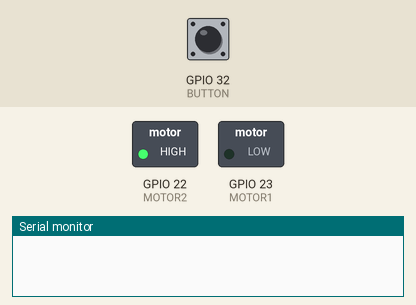
Simulated run of this sketch. Board: ESP32. Shown: switched loads named in the sketch (green lamp = pin HIGH), the last lines printed to the serial monitor. The test bench sets the inputs (shaded band); at power-on: GPIO 32 (BUTTON) HIGH.

Above: at 1.2 s.
1.3 s: GPIO 32 (BUTTON) pulled LOW for 0.15 s
At 3.1 s:
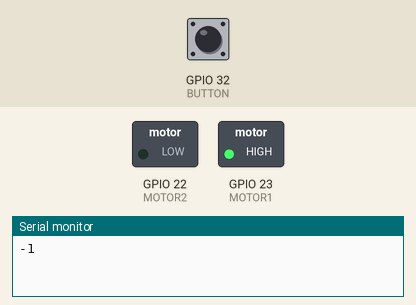
3.8 s: GPIO 32 (BUTTON) pulled LOW for 1 s
At 4.2 s:
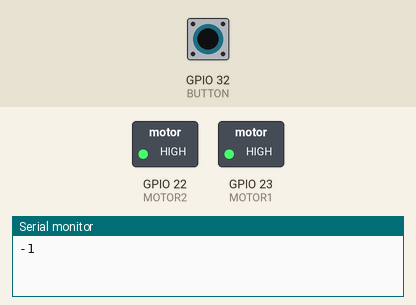
6.3 s: GPIO 32 (BUTTON) pulled LOW for 3.2 s
At 11.6 s:
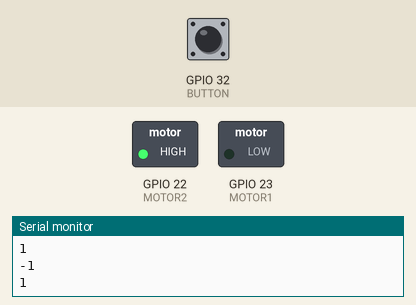
Timing chart, 0 to 13.1 s (numbered marks = the images above; inputs shaded):
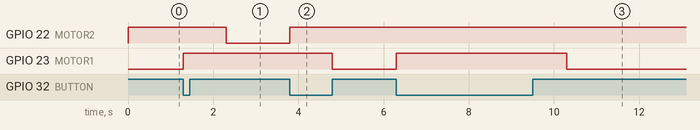

The sketch:

MOTOR.ino
```cpp
#define MOTOR1  23
#define MOTOR2  22
#define BUTTON  32
int j = 1;

void setup() {
  pinMode(BUTTON, INPUT_PULLUP); // set arduino pin to input mode
  pinMode(MOTOR1, OUTPUT);  // set arduino pin to output mode
  pinMode(MOTOR2, OUTPUT); // set arduino pin to output mode
  Serial.begin(9600);
}

void loop() {
     if(digitalRead(BUTTON)==LOW) {
    digitalWrite(MOTOR1, HIGH);
    digitalWrite(MOTOR2, HIGH);
    j = j*(-1);
    delay(1000);
    Serial.println(j);
  }else{
    if(j == 1){cw();}
    if(j == -1){ccw();}
  }
}

void cw(){
  digitalWrite(MOTOR1, LOW);
  digitalWrite(MOTOR2, HIGH);
}

void ccw(){
  digitalWrite(MOTOR1, HIGH);
  digitalWrite(MOTOR2, LOW);
}
```

Measured:
- after the input at 1.3 s, GPIO 22 (MOTOR2): HIGH → LOW after 1.0 s; GPIO 23 (MOTOR1): LOW → HIGH at once
- after the input at 3.8 s, GPIO 22 (MOTOR2): LOW → HIGH at once; GPIO 23 (MOTOR1): HIGH → LOW after 1.0 s
- after the input at 6.3 s, GPIO 23 (MOTOR1): LOW → HIGH at once, → LOW 4.0 s later
